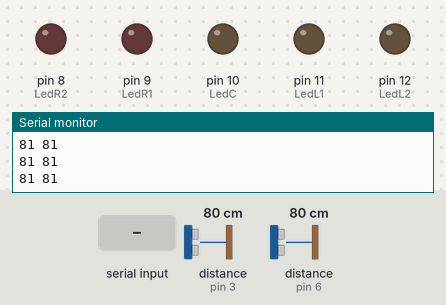
Bench run of a sketch on a simulated Arduino Uno, built with avr-gcc and run on an emulated ATmega328P. On the bench: output pins drawn as LEDs (lit = HIGH), the last lines printed to the serial monitor. Inputs (shaded band) come from the test bench; at power-on: distance to the obstacle (sensors on pin 3, pin 6) 80 cm. The echo pulse lasts 58.3 µs per cm.

Above: at 1.2 s.
1.3 s: "1" received over Serial
At 2.6 s:
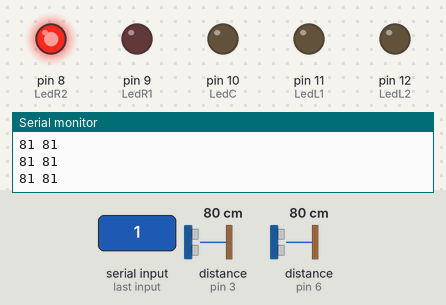
2.9 s: "2" received over Serial
At 4.1 s:
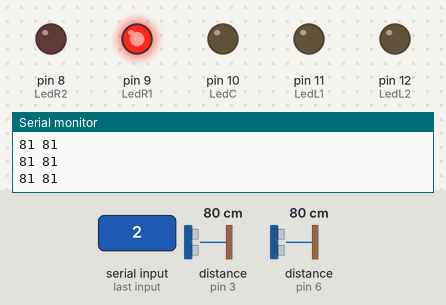
4.4 s: "3" received over Serial
At 5.6 s:
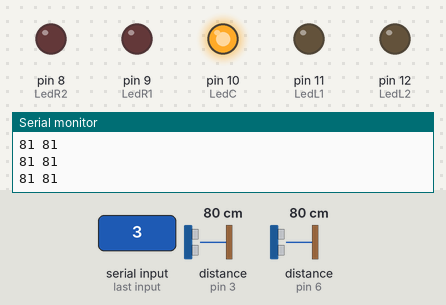
5.9 s: "4" received over Serial
At 7.1 s:
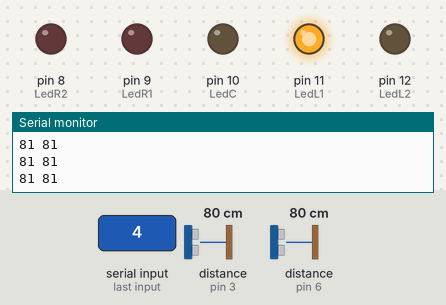
7.4 s: "5" received over Serial
At 7.9 s:
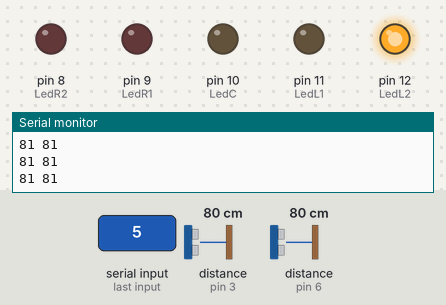
Timing chart, 0 to 10.0 s (numbered marks = the images above; inputs shaded):
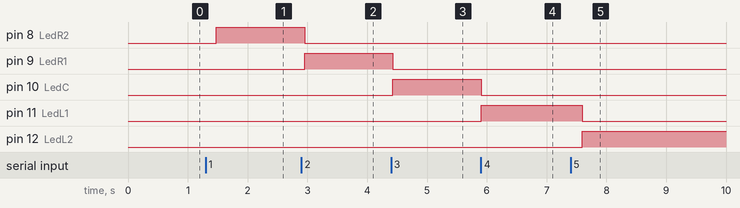

The sketch:

sketch_may29a.ino
```cpp
#include <NewPing.h>

// Define sonar pins
#define TRIGGER_PIN1 7
#define ECHO_PIN1 6
#define TRIGGER_PIN2 4
#define ECHO_PIN2 3
#define MAX_DISTANCE 200

// Define led pins
#define LedL2 12
#define LedL1 11
#define LedC 10
#define LedR1 9
#define LedR2 8

// Init sonar objects
NewPing sonar1(TRIGGER_PIN1, ECHO_PIN1, MAX_DISTANCE);
NewPing sonar2(TRIGGER_PIN2, ECHO_PIN2, MAX_DISTANCE);

// Hej jerry

int input;

void setup() {
  pinMode(LedL2, OUTPUT);
  pinMode(LedL1, OUTPUT);
  pinMode(LedC, OUTPUT);
  pinMode(LedR1, OUTPUT);
  pinMode(LedR2, OUTPUT);
  Serial.begin(9600);
}

void loop() {

  // Get serial ORDERS
  if (Serial.available()) {
    input = Serial.read();
    if (input == '1') {
      digitalWrite(LedR2, HIGH);
    } else {
      digitalWrite(LedR2, LOW);
    }
    if (input == '2') {
      digitalWrite(LedR1, HIGH);
    } else {
      digitalWrite(LedR1, LOW);
    }
    if (input == '3') {
      digitalWrite(LedC, HIGH);
    } else {
      digitalWrite(LedC, LOW);
    }
    if (input == '4') {
      digitalWrite(LedL1, HIGH);
    } else {
      digitalWrite(LedL1, LOW);
    }
    if (input == '5') {
      digitalWrite(LedL2, HIGH);
    } else {
      digitalWrite(LedL2, LOW);
    }
  }

  // Ping thoose sonars!!
  unsigned int uS1 = sonar1.ping() / US_ROUNDTRIP_CM;      // Ping sensor left
  delay(100);                                               // Delay for interference
  unsigned int uS2 = sonar2.ping() / US_ROUNDTRIP_CM;      // Ping sensor right
  delay(100);                                               // Funny delay


  // Serial stuff
  Serial.print(uS1);
  Serial.print(" ");
  Serial.println(uS2);


}
```

Measured:
- after the input at 1.3 s, pin 8 (LedR2): LOW → HIGH after 0.18 s
- after the input at 2.9 s, pin 8 (LedR2): HIGH → LOW after 0.05 s; pin 9 (LedR1): LOW → HIGH after 0.05 s
- after the input at 4.4 s, pin 9 (LedR1): HIGH → LOW at once; pin 10 (LedC): LOW → HIGH at once
- after the input at 5.9 s, pin 10 (LedC): HIGH → LOW at once; pin 11 (LedL1): LOW → HIGH at once
- after the input at 7.4 s, pin 11 (LedL1): HIGH → LOW after 0.19 s; pin 12 (LedL2): LOW → HIGH after 0.19 s
